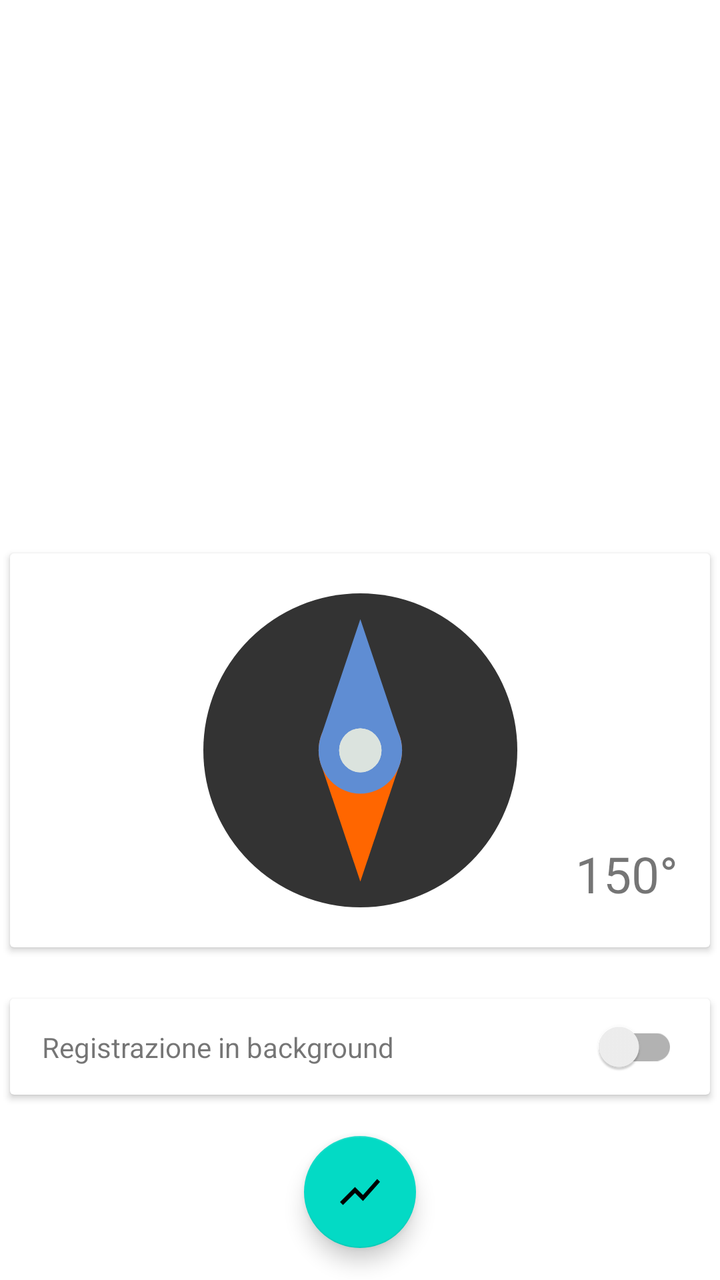
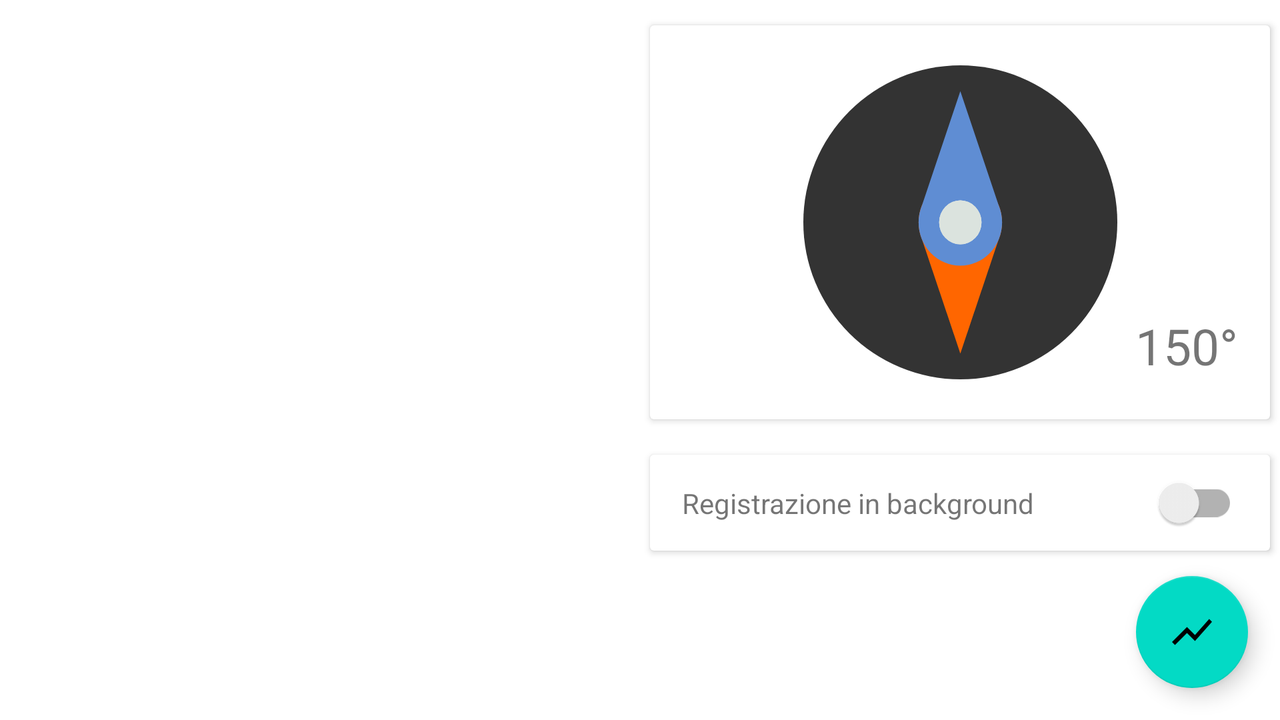

One screen, two layout resources from the same app: the default and the repository's alternative for another configuration. Each is rendered where Android would select it; the XML of both is given below.
<!-- AndroidManifest.xml: application theme Theme.BussolaAccelerometro -->
<!-- res/layout/fragment_home.xml -->
<?xml version="1.0" encoding="utf-8"?>

<androidx.constraintlayout.widget.ConstraintLayout xmlns:android="http://schemas.android.com/apk/res/android"
    xmlns:app="http://schemas.android.com/apk/res-auto"
    xmlns:tools="http://schemas.android.com/tools"
    android:layout_width="match_parent"
    android:layout_height="match_parent"
    tools:context=".HomeFragment">

    <androidx.constraintlayout.widget.ConstraintLayout
        android:id="@+id/containerAcc"
        android:layout_width="0dp"
        android:layout_height="0dp"
        app:layout_constraintBottom_toTopOf="@+id/centerLine"
        app:layout_constraintEnd_toEndOf="parent"
        app:layout_constraintStart_toStartOf="parent"
        app:layout_constraintTop_toTopOf="parent"/>

    <androidx.constraintlayout.widget.Guideline
        android:id="@+id/centerLine"
        android:layout_width="wrap_content"
        android:layout_height="wrap_content"
        android:orientation="horizontal"
        app:layout_constraintGuide_percent="0.4"/>

    <include
        android:id="@+id/bussola"
        layout="@layout/card_bussola"
        android:layout_width="0dp"
        android:layout_height="wrap_content"
        app:layout_constraintEnd_toEndOf="parent"
        app:layout_constraintStart_toStartOf="parent"
        app:layout_constraintTop_toBottomOf="@+id/centerLine"
        app:layout_constraintBottom_toTopOf="@+id/boxAbilita"/>

    <include
        android:id="@+id/boxAbilita"
        layout="@layout/card_enable"
        android:layout_width="0dp"
        android:layout_height="wrap_content"
        app:layout_constraintBottom_toTopOf="@+id/chart"
        app:layout_constraintEnd_toEndOf="parent"
        app:layout_constraintStart_toStartOf="parent"
        app:layout_constraintTop_toBottomOf="@+id/bussola" />

    <com.google.android.material.floatingactionbutton.FloatingActionButton
        android:id="@+id/chart"
        android:layout_width="wrap_content"
        android:layout_height="wrap_content"
        android:layout_marginBottom="16dp"
        android:clickable="true"
        android:src="@drawable/ic_chart"
        app:layout_constraintBottom_toBottomOf="parent"
        app:layout_constraintEnd_toEndOf="parent"
        app:layout_constraintStart_toStartOf="parent" />

</androidx.constraintlayout.widget.ConstraintLayout>
<!-- res/layout/card_bussola.xml (included above) -->
<?xml version="1.0" encoding="utf-8"?>

<FrameLayout xmlns:android="http://schemas.android.com/apk/res/android"
    xmlns:app="http://schemas.android.com/apk/res-auto"
    xmlns:tools="http://schemas.android.com/tools"
    android:layout_width="match_parent"
    android:layout_height="wrap_content"
    tools:showIn="@layout/fragment_home">

    <androidx.cardview.widget.CardView
        android:id="@+id/boxBussola"
        android:layout_width="match_parent"
        android:layout_height="wrap_content"
        android:layout_margin="@dimen/cardMargin">

        <androidx.constraintlayout.widget.ConstraintLayout
            android:layout_width="match_parent"
            android:layout_height="match_parent">

            <ImageView
                android:id="@+id/imgBussola"
                android:layout_width="wrap_content"
                android:layout_height="wrap_content"
                android:layout_marginTop="20dp"
                android:layout_marginBottom="20dp"
                android:src="@drawable/ic_bussola"
                app:layout_constraintBottom_toBottomOf="parent"
                app:layout_constraintEnd_toEndOf="parent"
                app:layout_constraintStart_toStartOf="parent"
                app:layout_constraintTop_toTopOf="parent" />

            <TextView
                android:id="@+id/vGradiNord"
                style="@style/txtAccel"
                android:layout_width="wrap_content"
                android:layout_height="wrap_content"
                android:layout_marginEnd="16dp"
                android:layout_marginBottom="20dp"
                app:layout_constraintBottom_toBottomOf="parent"
                app:layout_constraintEnd_toEndOf="parent"
                tools:text="150°" />
        </androidx.constraintlayout.widget.ConstraintLayout>

    </androidx.cardview.widget.CardView>

</FrameLayout>
<!-- res/layout/card_enable.xml (included above) -->
<?xml version="1.0" encoding="utf-8"?>

<FrameLayout xmlns:android="http://schemas.android.com/apk/res/android"
    xmlns:app="http://schemas.android.com/apk/res-auto"
    xmlns:tools="http://schemas.android.com/tools"
    android:layout_width="match_parent" android:layout_height="match_parent">

    <androidx.cardview.widget.CardView
        android:layout_width="match_parent"
        android:layout_height="wrap_content"
        android:layout_margin="@dimen/cardMargin">

        <androidx.constraintlayout.widget.ConstraintLayout
            android:layout_width="match_parent"
            android:layout_height="match_parent">

            <androidx.appcompat.widget.SwitchCompat
                android:id="@+id/abilita"
                android:layout_width="wrap_content"
                android:layout_height="wrap_content"
                android:layout_marginEnd="16dp"
                app:layout_constraintBottom_toBottomOf="parent"
                app:layout_constraintEnd_toEndOf="parent"
                app:layout_constraintTop_toTopOf="parent"/>

            <TextView
                android:id="@+id/textView"
                android:layout_width="wrap_content"
                android:layout_height="wrap_content"
                android:layout_marginStart="16dp"
                android:text="@string/abilita_reg"
                app:layout_constraintBottom_toBottomOf="parent"
                app:layout_constraintStart_toStartOf="parent"
                app:layout_constraintTop_toTopOf="parent" />
        </androidx.constraintlayout.widget.ConstraintLayout>

    </androidx.cardview.widget.CardView>

</FrameLayout>
<!-- resources referenced by this layout -->
<resources>
  <dimen name="cardMargin">5dp</dimen>
  <!-- drawable ic_bussola: vector/xml drawable (drawable, 4724 chars, omitted) -->
  <!-- drawable ic_chart (drawable) -->
  <vector android:height="24dp" android:tint="#DDDDDD"
      android:viewportHeight="24" android:viewportWidth="24"
      android:width="24dp" xmlns:android="http://schemas.android.com/apk/res/android">
      <path android:fillColor="@android:color/white" android:pathData="M3.5,18.49l6,-6.01 4,4L22,6.92l-1.41,-1.41 -7.09,7.97 -4,-4L2,16.99z"/>
  </vector>
  <string name="abilita_reg">Registrazione in background</string>
  <style name="txtAccel">
          <item name="android:fontFamily">@font/roboto</item>
          <item name="android:textSize">25sp</item>
      </style>
  <style name="Theme.BussolaAccelerometro" parent="Theme.MaterialComponents.DayNight.DarkActionBar">
          
          <item name="colorPrimary">@color/purple_500</item>
          <item name="colorPrimaryVariant">@color/purple_700</item>
          <item name="colorOnPrimary">@color/white</item>
          
          <item name="colorSecondary">@color/teal_200</item>
          <item name="colorSecondaryVariant">@color/teal_700</item>
          <item name="colorOnSecondary">@color/black</item>
          
          <item name="android:statusBarColor" tools:targetApi="l">?attr/colorPrimaryVariant</item>
          
      </style>
  <color name="white">#FFFFFFFF</color>
  <color name="black">#FF000000</color>
</resources>
<!-- res/layout-land/fragment_home.xml (the repository's variant of the layout above) -->
<!-- drawn on the phone turned sideways -->
<?xml version="1.0" encoding="utf-8"?>
<androidx.constraintlayout.widget.ConstraintLayout xmlns:android="http://schemas.android.com/apk/res/android"
    xmlns:app="http://schemas.android.com/apk/res-auto"
    xmlns:tools="http://schemas.android.com/tools"
    android:layout_width="match_parent"
    android:layout_height="match_parent"
    tools:context=".home.HomeFragment">

    <androidx.constraintlayout.widget.ConstraintLayout
        android:id="@+id/containerAcc"
        android:layout_width="0dp"
        android:layout_height="0dp"
        app:layout_constraintBottom_toBottomOf="parent"
        app:layout_constraintEnd_toStartOf="@+id/centerLine"
        app:layout_constraintStart_toStartOf="parent"
        app:layout_constraintTop_toTopOf="parent">

    </androidx.constraintlayout.widget.ConstraintLayout>

    <androidx.constraintlayout.widget.Guideline
        android:id="@+id/centerLine"
        android:layout_width="wrap_content"
        android:layout_height="wrap_content"
        android:orientation="vertical"
        app:layout_constraintGuide_percent="0.5"/>

    <include
        android:id="@+id/bussola"
        layout="@layout/card_bussola"
        android:layout_width="0dp"
        android:layout_height="wrap_content"
        app:layout_constraintEnd_toEndOf="parent"
        app:layout_constraintHorizontal_bias="0.0"
        app:layout_constraintStart_toStartOf="@+id/centerLine"
        app:layout_constraintTop_toTopOf="parent"
        app:layout_constraintBottom_toTopOf="@+id/boxAbilita"/>

    <include
        android:id="@+id/boxAbilita"
        layout="@layout/card_enable"
        android:layout_width="0dp"
        android:layout_height="wrap_content"
        app:layout_constraintBottom_toTopOf="@+id/chart"
        app:layout_constraintEnd_toEndOf="parent"
        app:layout_constraintStart_toStartOf="@+id/centerLine"
        app:layout_constraintTop_toBottomOf="@+id/bussola" />

    <com.google.android.material.floatingactionbutton.FloatingActionButton
        android:id="@+id/chart"
        android:layout_width="wrap_content"
        android:layout_height="wrap_content"
        android:layout_marginEnd="16dp"
        android:layout_marginBottom="16dp"
        android:clickable="true"
        android:src="@drawable/ic_chart"
        app:layout_constraintBottom_toBottomOf="parent"
        app:layout_constraintEnd_toEndOf="parent" />


</androidx.constraintlayout.widget.ConstraintLayout>
<!-- res/layout/fragment_home.xml (included above) -->
<?xml version="1.0" encoding="utf-8"?>

<androidx.constraintlayout.widget.ConstraintLayout xmlns:android="http://schemas.android.com/apk/res/android"
    xmlns:app="http://schemas.android.com/apk/res-auto"
    xmlns:tools="http://schemas.android.com/tools"
    android:layout_width="match_parent"
    android:layout_height="match_parent"
    tools:context=".HomeFragment">

    <androidx.constraintlayout.widget.ConstraintLayout
        android:id="@+id/containerAcc"
        android:layout_width="0dp"
        android:layout_height="0dp"
        app:layout_constraintBottom_toTopOf="@+id/centerLine"
        app:layout_constraintEnd_toEndOf="parent"
        app:layout_constraintStart_toStartOf="parent"
        app:layout_constraintTop_toTopOf="parent"/>

    <androidx.constraintlayout.widget.Guideline
        android:id="@+id/centerLine"
        android:layout_width="wrap_content"
        android:layout_height="wrap_content"
        android:orientation="horizontal"
        app:layout_constraintGuide_percent="0.4"/>

    <include
        android:id="@+id/bussola"
        layout="@layout/card_bussola"
        android:layout_width="0dp"
        android:layout_height="wrap_content"
        app:layout_constraintEnd_toEndOf="parent"
        app:layout_constraintStart_toStartOf="parent"
        app:layout_constraintTop_toBottomOf="@+id/centerLine"
        app:layout_constraintBottom_toTopOf="@+id/boxAbilita"/>

    <include
        android:id="@+id/boxAbilita"
        layout="@layout/card_enable"
        android:layout_width="0dp"
        android:layout_height="wrap_content"
        app:layout_constraintBottom_toTopOf="@+id/chart"
        app:layout_constraintEnd_toEndOf="parent"
        app:layout_constraintStart_toStartOf="parent"
        app:layout_constraintTop_toBottomOf="@+id/bussola" />

    <com.google.android.material.floatingactionbutton.FloatingActionButton
        android:id="@+id/chart"
        android:layout_width="wrap_content"
        android:layout_height="wrap_content"
        android:layout_marginBottom="16dp"
        android:clickable="true"
        android:src="@drawable/ic_chart"
        app:layout_constraintBottom_toBottomOf="parent"
        app:layout_constraintEnd_toEndOf="parent"
        app:layout_constraintStart_toStartOf="parent" />

</androidx.constraintlayout.widget.ConstraintLayout>
